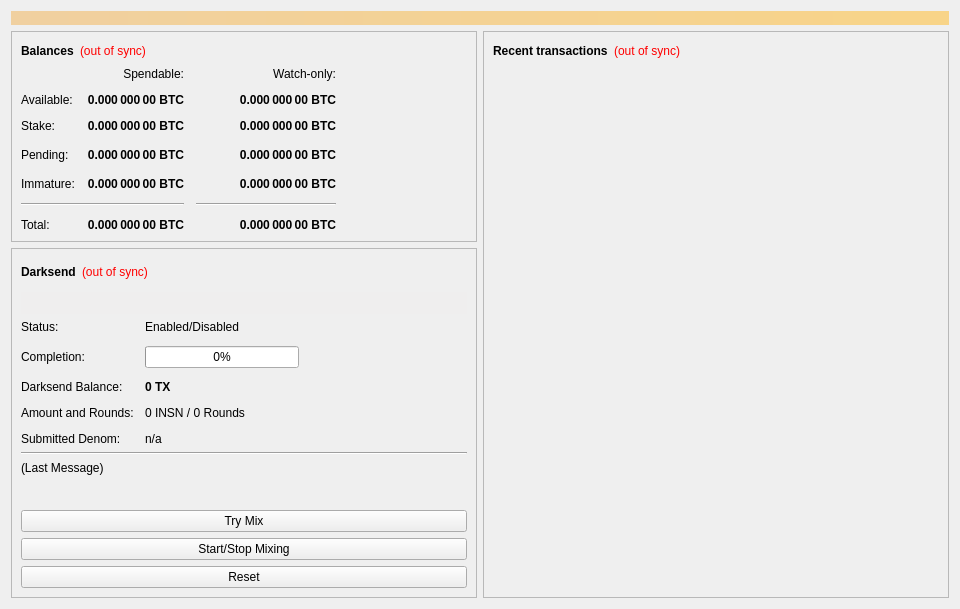
<?xml version="1.0" encoding="UTF-8"?>
<ui version="4.0">
 <class>OverviewPage</class>
 <widget class="QWidget" name="OverviewPage">
  <property name="geometry">
   <rect>
    <x>0</x>
    <y>0</y>
    <width>960</width>
    <height>594</height>
   </rect>
  </property>
  <property name="minimumSize">
   <size>
    <width>960</width>
    <height>0</height>
   </size>
  </property>
  <property name="windowTitle">
   <string>Form</string>
  </property>
  <layout class="QVBoxLayout" name="topLayout">
   <item>
    <widget class="QLabel" name="labelAlerts">
     <property name="visible">
      <bool>false</bool>
     </property>
     <property name="styleSheet">
      <string notr="true">background-color: qlineargradient(x1: 0, y1: 0, x2: 1, y2: 0, stop:0 #F0D0A0, stop:1 #F8D488); color:#000000;</string>
     </property>
     <property name="wordWrap">
      <bool>true</bool>
     </property>
     <property name="margin">
      <number>3</number>
     </property>
    </widget>
   </item>
   <item>
    <layout class="QHBoxLayout" name="horizontalLayout" stretch="1,1">
     <item>
      <layout class="QVBoxLayout" name="verticalLayout_2">
       <item>
        <widget class="QFrame" name="frame">
         <property name="frameShape">
          <enum>QFrame::StyledPanel</enum>
         </property>
         <property name="frameShadow">
          <enum>QFrame::Raised</enum>
         </property>
         <layout class="QVBoxLayout" name="verticalLayout_4">
          <item>
           <layout class="QHBoxLayout" name="horizontalLayout_4">
            <item>
             <widget class="QLabel" name="label_5">
              <property name="font">
               <font>
                <weight>75</weight>
                <bold>true</bold>
               </font>
              </property>
              <property name="text">
               <string>Balances</string>
              </property>
             </widget>
            </item>
            <item>
             <widget class="QLabel" name="labelWalletStatus">
              <property name="cursor">
               <cursorShape>WhatsThisCursor</cursorShape>
              </property>
              <property name="toolTip">
               <string>The displayed information may be out of date. Your wallet automatically synchronizes with the INSaNe network after a connection is established, but this process has not completed yet.</string>
              </property>
              <property name="styleSheet">
               <string notr="true">QLabel { color: red; }</string>
              </property>
              <property name="text">
               <string notr="true">(out of sync)</string>
              </property>
              <property name="alignment">
               <set>Qt::AlignLeading|Qt::AlignLeft|Qt::AlignVCenter</set>
              </property>
             </widget>
            </item>
            <item>
             <spacer name="horizontalSpacer_3">
              <property name="orientation">
               <enum>Qt::Horizontal</enum>
              </property>
              <property name="sizeHint" stdset="0">
               <size>
                <width>40</width>
                <height>20</height>
               </size>
              </property>
             </spacer>
            </item>
           </layout>
          </item>
          <item>
           <layout class="QGridLayout" name="gridLayout">
            <property name="spacing">
             <number>12</number>
            </property>
            <item row="3" column="2">
             <widget class="QLabel" name="labelWatchPending">
              <property name="font">
               <font>
                <weight>75</weight>
                <bold>true</bold>
               </font>
              </property>
              <property name="cursor">
               <cursorShape>IBeamCursor</cursorShape>
              </property>
              <property name="toolTip">
               <string>Unconfirmed transactions to watch-only addresses</string>
              </property>
              <property name="text">
               <string notr="true">0.000 000 00 BTC</string>
              </property>
              <property name="alignment">
               <set>Qt::AlignRight|Qt::AlignTrailing|Qt::AlignVCenter</set>
              </property>
              <property name="textInteractionFlags">
               <set>Qt::LinksAccessibleByMouse|Qt::TextSelectableByKeyboard|Qt::TextSelectableByMouse</set>
              </property>
             </widget>
            </item>
            <item row="3" column="1">
             <widget class="QLabel" name="labelUnconfirmed">
              <property name="font">
               <font>
                <weight>75</weight>
                <bold>true</bold>
               </font>
              </property>
              <property name="cursor">
               <cursorShape>IBeamCursor</cursorShape>
              </property>
              <property name="toolTip">
               <string>Total of transactions that have yet to be confirmed, and do not yet count toward the spendable balance</string>
              </property>
              <property name="text">
               <string notr="true">0.000 000 00 BTC</string>
              </property>
              <property name="alignment">
               <set>Qt::AlignRight|Qt::AlignTrailing|Qt::AlignVCenter</set>
              </property>
              <property name="textInteractionFlags">
               <set>Qt::LinksAccessibleByMouse|Qt::TextSelectableByKeyboard|Qt::TextSelectableByMouse</set>
              </property>
             </widget>
            </item>
            <item row="4" column="2">
             <widget class="QLabel" name="labelWatchImmature">
              <property name="font">
               <font>
                <weight>75</weight>
                <bold>true</bold>
               </font>
              </property>
              <property name="cursor">
               <cursorShape>IBeamCursor</cursorShape>
              </property>
              <property name="toolTip">
               <string>Mined balance in watch-only addresses that has not yet matured</string>
              </property>
              <property name="text">
               <string notr="true">0.000 000 00 BTC</string>
              </property>
              <property name="alignment">
               <set>Qt::AlignRight|Qt::AlignTrailing|Qt::AlignVCenter</set>
              </property>
              <property name="textInteractionFlags">
               <set>Qt::LinksAccessibleByMouse|Qt::TextSelectableByKeyboard|Qt::TextSelectableByMouse</set>
              </property>
             </widget>
            </item>
            <item row="5" column="0" colspan="2">
             <widget class="Line" name="lineSpendableBalance">
              <property name="orientation">
               <enum>Qt::Horizontal</enum>
              </property>
             </widget>
            </item>
            <item row="5" column="2">
             <widget class="Line" name="lineWatchBalance">
              <property name="sizePolicy">
               <sizepolicy hsizetype="Preferred" vsizetype="Fixed">
                <horstretch>0</horstretch>
                <verstretch>0</verstretch>
               </sizepolicy>
              </property>
              <property name="minimumSize">
               <size>
                <width>140</width>
                <height>0</height>
               </size>
              </property>
              <property name="orientation">
               <enum>Qt::Horizontal</enum>
              </property>
             </widget>
            </item>
            <item row="6" column="0">
             <widget class="QLabel" name="labelTotalText">
              <property name="text">
               <string>Total:</string>
              </property>
             </widget>
            </item>
            <item row="4" column="1">
             <widget class="QLabel" name="labelImmature">
              <property name="font">
               <font>
                <weight>75</weight>
                <bold>true</bold>
               </font>
              </property>
              <property name="cursor">
               <cursorShape>IBeamCursor</cursorShape>
              </property>
              <property name="toolTip">
               <string>Mined balance that has not yet matured</string>
              </property>
              <property name="text">
               <string notr="true">0.000 000 00 BTC</string>
              </property>
              <property name="alignment">
               <set>Qt::AlignRight|Qt::AlignTrailing|Qt::AlignVCenter</set>
              </property>
              <property name="textInteractionFlags">
               <set>Qt::LinksAccessibleByMouse|Qt::TextSelectableByKeyboard|Qt::TextSelectableByMouse</set>
              </property>
             </widget>
            </item>
            <item row="3" column="3">
             <spacer name="horizontalSpacer_2">
              <property name="orientation">
               <enum>Qt::Horizontal</enum>
              </property>
              <property name="sizeHint" stdset="0">
               <size>
                <width>40</width>
                <height>20</height>
               </size>
              </property>
             </spacer>
            </item>
            <item row="4" column="0">
             <widget class="QLabel" name="labelImmatureText">
              <property name="text">
               <string>Immature:</string>
              </property>
             </widget>
            </item>
            <item row="6" column="1">
             <widget class="QLabel" name="labelTotal">
              <property name="font">
               <font>
                <weight>75</weight>
                <bold>true</bold>
               </font>
              </property>
              <property name="cursor">
               <cursorShape>IBeamCursor</cursorShape>
              </property>
              <property name="toolTip">
               <string>Your current total balance</string>
              </property>
              <property name="text">
               <string notr="true">0.000 000 00 BTC</string>
              </property>
              <property name="alignment">
               <set>Qt::AlignRight|Qt::AlignTrailing|Qt::AlignVCenter</set>
              </property>
              <property name="textInteractionFlags">
               <set>Qt::LinksAccessibleByMouse|Qt::TextSelectableByKeyboard|Qt::TextSelectableByMouse</set>
              </property>
             </widget>
            </item>
            <item row="6" column="2">
             <widget class="QLabel" name="labelWatchTotal">
              <property name="font">
               <font>
                <weight>75</weight>
                <bold>true</bold>
               </font>
              </property>
              <property name="cursor">
               <cursorShape>IBeamCursor</cursorShape>
              </property>
              <property name="toolTip">
               <string>Current total balance in watch-only addresses</string>
              </property>
              <property name="text">
               <string notr="true">0.000 000 00 BTC</string>
              </property>
              <property name="alignment">
               <set>Qt::AlignRight|Qt::AlignTrailing|Qt::AlignVCenter</set>
              </property>
              <property name="textInteractionFlags">
               <set>Qt::LinksAccessibleByMouse|Qt::TextSelectableByKeyboard|Qt::TextSelectableByMouse</set>
              </property>
             </widget>
            </item>
            <item row="0" column="2">
             <widget class="QLabel" name="labelWatchonly">
              <property name="text">
               <string>Watch-only:</string>
              </property>
              <property name="alignment">
               <set>Qt::AlignRight|Qt::AlignTrailing|Qt::AlignVCenter</set>
              </property>
             </widget>
            </item>
            <item row="1" column="0">
             <widget class="QLabel" name="labelBalanceText">
              <property name="text">
               <string>Available:</string>
              </property>
             </widget>
            </item>
            <item row="1" column="1">
             <widget class="QLabel" name="labelBalance">
              <property name="font">
               <font>
                <weight>75</weight>
                <bold>true</bold>
               </font>
              </property>
              <property name="cursor">
               <cursorShape>IBeamCursor</cursorShape>
              </property>
              <property name="toolTip">
               <string>Your current spendable balance</string>
              </property>
              <property name="text">
               <string notr="true">0.000 000 00 BTC</string>
              </property>
              <property name="alignment">
               <set>Qt::AlignRight|Qt::AlignTrailing|Qt::AlignVCenter</set>
              </property>
              <property name="textInteractionFlags">
               <set>Qt::LinksAccessibleByMouse|Qt::TextSelectableByKeyboard|Qt::TextSelectableByMouse</set>
              </property>
             </widget>
            </item>
            <item row="2" column="0">
             <widget class="QLabel" name="label_10">
              <property name="text">
               <string>Stake:</string>
              </property>
             </widget>
            </item>
            <item row="2" column="1">
             <widget class="QLabel" name="labelStake">
              <property name="font">
               <font>
                <weight>75</weight>
                <bold>true</bold>
               </font>
              </property>
              <property name="cursor">
               <cursorShape>IBeamCursor</cursorShape>
              </property>
              <property name="toolTip">
               <string>Total of coins that was staked, and do not yet count toward the current balance</string>
              </property>
              <property name="text">
               <string notr="true">0.000 000 00 BTC</string>
              </property>
              <property name="alignment">
               <set>Qt::AlignRight|Qt::AlignTrailing|Qt::AlignVCenter</set>
              </property>
              <property name="textInteractionFlags">
               <set>Qt::LinksAccessibleByMouse|Qt::TextSelectableByKeyboard|Qt::TextSelectableByMouse</set>
              </property>
             </widget>
            </item>
            <item row="2" column="2">
             <widget class="QLabel" name="labelWatchStake">
              <property name="font">
               <font>
                <weight>75</weight>
                <bold>true</bold>
               </font>
              </property>
              <property name="cursor">
               <cursorShape>IBeamCursor</cursorShape>
              </property>
              <property name="toolTip">
               <string>Total of coins that was staked in watch-only addresses, and do not yet count toward the current watch-only balance</string>
              </property>
              <property name="text">
               <string notr="true">0.000 000 00 BTC</string>
              </property>
              <property name="alignment">
               <set>Qt::AlignRight|Qt::AlignTrailing|Qt::AlignVCenter</set>
              </property>
              <property name="textInteractionFlags">
               <set>Qt::LinksAccessibleByMouse|Qt::TextSelectableByKeyboard|Qt::TextSelectableByMouse</set>
              </property>
             </widget>
            </item>
            <item row="1" column="2">
             <widget class="QLabel" name="labelWatchAvailable">
              <property name="font">
               <font>
                <weight>75</weight>
                <bold>true</bold>
               </font>
              </property>
              <property name="cursor">
               <cursorShape>IBeamCursor</cursorShape>
              </property>
              <property name="toolTip">
               <string>Your current balance in watch-only addresses</string>
              </property>
              <property name="text">
               <string notr="true">0.000 000 00 BTC</string>
              </property>
              <property name="alignment">
               <set>Qt::AlignRight|Qt::AlignTrailing|Qt::AlignVCenter</set>
              </property>
              <property name="textInteractionFlags">
               <set>Qt::LinksAccessibleByMouse|Qt::TextSelectableByKeyboard|Qt::TextSelectableByMouse</set>
              </property>
             </widget>
            </item>
            <item row="3" column="0">
             <widget class="QLabel" name="labelPendingText">
              <property name="text">
               <string>Pending:</string>
              </property>
             </widget>
            </item>
            <item row="0" column="1">
             <widget class="QLabel" name="labelSpendable">
              <property name="text">
               <string>Spendable:</string>
              </property>
              <property name="alignment">
               <set>Qt::AlignRight|Qt::AlignTrailing|Qt::AlignVCenter</set>
              </property>
             </widget>
            </item>
           </layout>
          </item>
         </layout>
        </widget>
       </item>
       <item>
        <widget class="QFrame" name="frameDarksend">
         <property name="sizePolicy">
          <sizepolicy hsizetype="Expanding" vsizetype="Expanding">
           <horstretch>0</horstretch>
           <verstretch>0</verstretch>
          </sizepolicy>
         </property>
         <property name="minimumSize">
          <size>
           <width>0</width>
           <height>350</height>
          </size>
         </property>
         <property name="layoutDirection">
          <enum>Qt::LeftToRight</enum>
         </property>
         <property name="frameShape">
          <enum>QFrame::StyledPanel</enum>
         </property>
         <property name="frameShadow">
          <enum>QFrame::Raised</enum>
         </property>
         <layout class="QVBoxLayout" name="verticalLayout_5">
          <item>
           <layout class="QHBoxLayout" name="horizontalLayout_5">
            <item>
             <widget class="QLabel" name="label_2">
              <property name="font">
               <font>
                <weight>75</weight>
                <bold>true</bold>
               </font>
              </property>
              <property name="text">
               <string>Darksend</string>
              </property>
             </widget>
            </item>
            <item>
             <widget class="QLabel" name="labelDarksendSyncStatus">
              <property name="toolTip">
               <string>The displayed information may be out of date. Your wallet automatically synchronizes with the INSaNe network after a connection is established, but this process has not completed yet.</string>
              </property>
              <property name="styleSheet">
               <string notr="true">QLabel { color: red; }</string>
              </property>
              <property name="text">
               <string notr="true">(out of sync)</string>
              </property>
              <property name="alignment">
               <set>Qt::AlignLeading|Qt::AlignLeft|Qt::AlignVCenter</set>
              </property>
             </widget>
            </item>
            <item>
             <spacer name="horizontalSpacer_4">
              <property name="orientation">
               <enum>Qt::Horizontal</enum>
              </property>
              <property name="sizeHint" stdset="0">
               <size>
                <width>40</width>
                <height>20</height>
               </size>
              </property>
             </spacer>
            </item>
           </layout>
          </item>
          <item>
           <widget class="QPushButton" name="runAutoDenom">
            <property name="palette">
             <palette>
              <active>
               <colorrole role="WindowText">
                <brush brushstyle="SolidPattern">
                 <color alpha="255">
                  <red>0</red>
                  <green>0</green>
                  <blue>0</blue>
                 </color>
                </brush>
               </colorrole>
               <colorrole role="Button">
                <brush brushstyle="SolidPattern">
                 <color alpha="255">
                  <red>239</red>
                  <green>238</green>
                  <blue>238</blue>
                 </color>
                </brush>
               </colorrole>
               <colorrole role="Light">
                <brush brushstyle="SolidPattern">
                 <color alpha="255">
                  <red>255</red>
                  <green>255</green>
                  <blue>255</blue>
                 </color>
                </brush>
               </colorrole>
               <colorrole role="Midlight">
                <brush brushstyle="SolidPattern">
                 <color alpha="255">
                  <red>247</red>
                  <green>246</green>
                  <blue>246</blue>
                 </color>
                </brush>
               </colorrole>
               <colorrole role="Dark">
                <brush brushstyle="SolidPattern">
                 <color alpha="255">
                  <red>119</red>
                  <green>119</green>
                  <blue>119</blue>
                 </color>
                </brush>
               </colorrole>
               <colorrole role="Mid">
                <brush brushstyle="SolidPattern">
                 <color alpha="255">
                  <red>159</red>
                  <green>159</green>
                  <blue>159</blue>
                 </color>
                </brush>
               </colorrole>
               <colorrole role="Text">
                <brush brushstyle="SolidPattern">
                 <color alpha="255">
                  <red>0</red>
                  <green>0</green>
                  <blue>0</blue>
                 </color>
                </brush>
               </colorrole>
               <colorrole role="BrightText">
                <brush brushstyle="SolidPattern">
                 <color alpha="255">
                  <red>255</red>
                  <green>255</green>
                  <blue>255</blue>
                 </color>
                </brush>
               </colorrole>
               <colorrole role="ButtonText">
                <brush brushstyle="SolidPattern">
                 <color alpha="255">
                  <red>0</red>
                  <green>0</green>
                  <blue>0</blue>
                 </color>
                </brush>
               </colorrole>
               <colorrole role="Base">
                <brush brushstyle="SolidPattern">
                 <color alpha="255">
                  <red>255</red>
                  <green>255</green>
                  <blue>255</blue>
                 </color>
                </brush>
               </colorrole>
               <colorrole role="Window">
                <brush brushstyle="SolidPattern">
                 <color alpha="255">
                  <red>239</red>
                  <green>238</green>
                  <blue>238</blue>
                 </color>
                </brush>
               </colorrole>
               <colorrole role="Shadow">
                <brush brushstyle="SolidPattern">
                 <color alpha="255">
                  <red>0</red>
                  <green>0</green>
                  <blue>0</blue>
                 </color>
                </brush>
               </colorrole>
               <colorrole role="AlternateBase">
                <brush brushstyle="SolidPattern">
                 <color alpha="255">
                  <red>247</red>
                  <green>246</green>
                  <blue>246</blue>
                 </color>
                </brush>
               </colorrole>
               <colorrole role="ToolTipBase">
                <brush brushstyle="SolidPattern">
                 <color alpha="255">
                  <red>255</red>
                  <green>255</green>
                  <blue>220</blue>
                 </color>
                </brush>
               </colorrole>
               <colorrole role="ToolTipText">
                <brush brushstyle="SolidPattern">
                 <color alpha="255">
                  <red>0</red>
                  <green>0</green>
                  <blue>0</blue>
                 </color>
                </brush>
               </colorrole>
              </active>
              <inactive>
               <colorrole role="WindowText">
                <brush brushstyle="SolidPattern">
                 <color alpha="255">
                  <red>0</red>
                  <green>0</green>
                  <blue>0</blue>
                 </color>
                </brush>
               </colorrole>
               <colorrole role="Button">
                <brush brushstyle="SolidPattern">
                 <color alpha="255">
                  <red>239</red>
                  <green>238</green>
                  <blue>238</blue>
                 </color>
                </brush>
               </colorrole>
               <colorrole role="Light">
                <brush brushstyle="SolidPattern">
                 <color alpha="255">
                  <red>255</red>
                  <green>255</green>
                  <blue>255</blue>
                 </color>
                </brush>
               </colorrole>
               <colorrole role="Midlight">
                <brush brushstyle="SolidPattern">
                 <color alpha="255">
                  <red>247</red>
                  <green>246</green>
                  <blue>246</blue>
                 </color>
                </brush>
               </colorrole>
               <colorrole role="Dark">
                <brush brushstyle="SolidPattern">
                 <color alpha="255">
                  <red>119</red>
                  <green>119</green>
                  <blue>119</blue>
                 </color>
                </brush>
               </colorrole>
               <colorrole role="Mid">
                <brush brushstyle="SolidPattern">
                 <color alpha="255">
                  <red>159</red>
                  <green>159</green>
                  <blue>159</blue>
                 </color>
                </brush>
               </colorrole>
               <colorrole role="Text">
                <brush brushstyle="SolidPattern">
                 <color alpha="255">
                  <red>0</red>
                  <green>0</green>
                  <blue>0</blue>
                 </color>
                </brush>
               </colorrole>
               <colorrole role="BrightText">
                <brush brushstyle="SolidPattern">
                 <color alpha="255">
                  <red>255</red>
                  <green>255</green>
                  <blue>255</blue>
                 </color>
                </brush>
               </colorrole>
               <colorrole role="ButtonText">
                <brush brushstyle="SolidPattern">
                 <color alpha="255">
                  <red>0</red>
                  <green>0</green>
                  <blue>0</blue>
                 </color>
                </brush>
               </colorrole>
               <colorrole role="Base">
                <brush brushstyle="SolidPattern">
                 <color alpha="255">
                  <red>255</red>
                  <green>255</green>
                  <blue>255</blue>
                 </color>
                </brush>
               </colorrole>
               <colorrole role="Window">
                <brush brushstyle="SolidPattern">
                 <color alpha="255">
                  <red>239</red>
                  <green>238</green>
                  <blue>238</blue>
                 </color>
                </brush>
               </colorrole>
               <colorrole role="Shadow">
                <brush brushstyle="SolidPattern">
                 <color alpha="255">
                  <red>0</red>
                  <green>0</green>
                  <blue>0</blue>
                 </color>
                </brush>
               </colorrole>
               <colorrole role="AlternateBase">
                <brush brushstyle="SolidPattern">
                 <color alpha="255">
                  <red>247</red>
                  <green>246</green>
                  <blue>246</blue>
                 </color>
                </brush>
               </colorrole>
               <colorrole role="ToolTipBase">
                <brush brushstyle="SolidPattern">
                 <color alpha="255">
                  <red>255</red>
                  <green>255</green>
                  <blue>220</blue>
                 </color>
                </brush>
               </colorrole>
               <colorrole role="ToolTipText">
                <brush brushstyle="SolidPattern">
                 <color alpha="255">
                  <red>0</red>
                  <green>0</green>
                  <blue>0</blue>
                 </color>
                </brush>
               </colorrole>
              </inactive>
              <disabled>
               <colorrole role="WindowText">
                <brush brushstyle="SolidPattern">
                 <color alpha="255">
                  <red>119</red>
                  <green>119</green>
                  <blue>119</blue>
                 </color>
                </brush>
               </colorrole>
               <colorrole role="Button">
                <brush brushstyle="SolidPattern">
                 <color alpha="255">
                  <red>239</red>
                  <green>238</green>
                  <blue>238</blue>
                 </color>
                </brush>
               </colorrole>
               <colorrole role="Light">
                <brush brushstyle="SolidPattern">
                 <color alpha="255">
                  <red>255</red>
                  <green>255</green>
                  <blue>255</blue>
                 </color>
                </brush>
               </colorrole>
               <colorrole role="Midlight">
                <brush brushstyle="SolidPattern">
                 <color alpha="255">
                  <red>247</red>
                  <green>246</green>
                  <blue>246</blue>
                 </color>
                </brush>
               </colorrole>
               <colorrole role="Dark">
                <brush brushstyle="SolidPattern">
                 <color alpha="255">
                  <red>119</red>
                  <green>119</green>
                  <blue>119</blue>
                 </color>
                </brush>
               </colorrole>
               <colorrole role="Mid">
                <brush brushstyle="SolidPattern">
                 <color alpha="255">
                  <red>159</red>
                  <green>159</green>
                  <blue>159</blue>
                 </color>
                </brush>
               </colorrole>
               <colorrole role="Text">
                <brush brushstyle="SolidPattern">
                 <color alpha="255">
                  <red>119</red>
                  <green>119</green>
                  <blue>119</blue>
                 </color>
                </brush>
               </colorrole>
               <colorrole role="BrightText">
                <brush brushstyle="SolidPattern">
                 <color alpha="255">
                  <red>255</red>
                  <green>255</green>
                  <blue>255</blue>
                 </color>
                </brush>
               </colorrole>
               <colorrole role="ButtonText">
                <brush brushstyle="SolidPattern">
                 <color alpha="255">
                  <red>119</red>
                  <green>119</green>
                  <blue>119</blue>
                 </color>
                </brush>
               </colorrole>
               <colorrole role="Base">
                <brush brushstyle="SolidPattern">
                 <color alpha="255">
                  <red>239</red>
                  <green>238</green>
                  <blue>238</blue>
                 </color>
                </brush>
               </colorrole>
               <colorrole role="Window">
                <brush brushstyle="SolidPattern">
                 <color alpha="255">
                  <red>239</red>
                  <green>238</green>
                  <blue>238</blue>
                 </color>
                </brush>
               </colorrole>
               <colorrole role="Shadow">
                <brush brushstyle="SolidPattern">
                 <color alpha="255">
                  <red>0</red>
                  <green>0</green>
                  <blue>0</blue>
                 </color>
                </brush>
               </colorrole>
               <colorrole role="AlternateBase">
                <brush brushstyle="SolidPattern">
                 <color alpha="255">
                  <red>239</red>
                  <green>238</green>
                  <blue>238</blue>
                 </color>
                </brush>
               </colorrole>
               <colorrole role="ToolTipBase">
                <brush brushstyle="SolidPattern">
                 <color alpha="255">
                  <red>255</red>
                  <green>255</green>
                  <blue>220</blue>
                 </color>
                </brush>
               </colorrole>
               <colorrole role="ToolTipText">
                <brush brushstyle="SolidPattern">
                 <color alpha="255">
                  <red>0</red>
                  <green>0</green>
                  <blue>0</blue>
                 </color>
                </brush>
               </colorrole>
              </disabled>
             </palette>
            </property>
            <property name="focusPolicy">
             <enum>Qt::NoFocus</enum>
            </property>
            <property name="autoFillBackground">
             <bool>true</bool>
            </property>
            <property name="text">
             <string/>
            </property>
            <property name="flat">
             <bool>true</bool>
            </property>
           </widget>
          </item>
          <item>
           <layout class="QFormLayout" name="formLayout">
            <property name="fieldGrowthPolicy">
             <enum>QFormLayout::AllNonFixedFieldsGrow</enum>
            </property>
            <property name="horizontalSpacing">
             <number>11</number>
            </property>
            <property name="verticalSpacing">
             <number>12</number>
            </property>
            <item row="0" column="0">
             <widget class="QLabel" name="label_6">
              <property name="text">
               <string>Status:</string>
              </property>
             </widget>
            </item>
            <item row="1" column="0">
             <widget class="QLabel" name="label_7">
              <property name="text">
               <string>Completion:</string>
              </property>
             </widget>
            </item>
            <item row="1" column="1">
             <widget class="QProgressBar" name="darksendProgress">
              <property name="maximumSize">
               <size>
                <width>154</width>
                <height>16777215</height>
               </size>
              </property>
              <property name="value">
               <number>0</number>
              </property>
             </widget>
            </item>
            <item row="3" column="0">
             <widget class="QLabel" name="labelAnonymizedText">
              <property name="text">
               <string>Darksend Balance:</string>
              </property>
             </widget>
            </item>
            <item row="3" column="1">
             <widget class="QLabel" name="labelAnonymized">
              <property name="font">
               <font>
                <weight>75</weight>
                <bold>true</bold>
               </font>
              </property>
              <property name="text">
               <string notr="true">0 TX</string>
              </property>
             </widget>
            </item>
            <item row="4" column="0">
             <widget class="QLabel" name="label_8">
              <property name="text">
               <string>Amount and Rounds:</string>
              </property>
             </widget>
            </item>
            <item row="4" column="1">
             <widget class="QLabel" name="labelAmountRounds">
              <property name="text">
               <string>0 INSN / 0 Rounds</string>
              </property>
             </widget>
            </item>
            <item row="5" column="0">
             <widget class="QLabel" name="label_9">
              <property name="text">
               <string>Submitted Denom:</string>
              </property>
             </widget>
            </item>
            <item row="5" column="1">
             <widget class="QLabel" name="labelSubmittedDenom">
              <property name="toolTip">
               <string>The denominations you submitted to the Masternode.&lt;br&gt;To mix, other users must submit the exact same denominations.</string>
              </property>
              <property name="text">
               <string>n/a</string>
              </property>
             </widget>
            </item>
            <item row="0" column="1">
             <widget class="QLabel" name="darksendEnabled">
              <property name="text">
               <string>Enabled/Disabled</string>
              </property>
             </widget>
            </item>
           </layout>
          </item>
          <item>
           <widget class="Line" name="lineLastMessage">
            <property name="orientation">
             <enum>Qt::Horizontal</enum>
            </property>
           </widget>
          </item>
          <item>
           <widget class="QLabel" name="darksendStatus">
            <property name="minimumSize">
             <size>
              <width>288</width>
              <height>43</height>
             </size>
            </property>
            <property name="text">
             <string>(Last Message)</string>
            </property>
            <property name="alignment">
             <set>Qt::AlignLeading|Qt::AlignLeft|Qt::AlignTop</set>
            </property>
            <property name="wordWrap">
             <bool>true</bool>
            </property>
           </widget>
          </item>
          <item>
           <widget class="QPushButton" name="darksendAuto">
            <property name="sizePolicy">
             <sizepolicy hsizetype="MinimumExpanding" vsizetype="Fixed">
              <horstretch>0</horstretch>
              <verstretch>0</verstretch>
             </sizepolicy>
            </property>
            <property name="toolTip">
             <string>Try to manually submit a Darksend request.</string>
            </property>
            <property name="text">
             <string>Try Mix</string>
            </property>
           </widget>
          </item>
          <item>
           <widget class="QPushButton" name="toggleDarksend">
            <property name="sizePolicy">
             <sizepolicy hsizetype="MinimumExpanding" vsizetype="Fixed">
              <horstretch>0</horstretch>
              <verstretch>0</verstretch>
             </sizepolicy>
            </property>
            <property name="text">
             <string>Start/Stop Mixing</string>
            </property>
           </widget>
          </item>
          <item>
           <widget class="QPushButton" name="darksendReset">
            <property name="sizePolicy">
             <sizepolicy hsizetype="MinimumExpanding" vsizetype="Fixed">
              <horstretch>0</horstretch>
              <verstretch>0</verstretch>
             </sizepolicy>
            </property>
            <property name="toolTip">
             <string>Reset the current status of Darksend (can interrupt Darksend if it's in the process of Mixing, which can cost you money!)</string>
            </property>
            <property name="autoFillBackground">
             <bool>false</bool>
            </property>
            <property name="text">
             <string>Reset</string>
            </property>
           </widget>
          </item>
         </layout>
        </widget>
       </item>
       <item>
        <spacer name="verticalSpacer">
         <property name="orientation">
          <enum>Qt::Vertical</enum>
         </property>
         <property name="sizeHint" stdset="0">
          <size>
           <width>20</width>
           <height>40</height>
          </size>
         </property>
        </spacer>
       </item>
      </layout>
     </item>
     <item>
      <layout class="QVBoxLayout" name="verticalLayout_3">
       <item>
        <widget class="QFrame" name="frame_2">
         <property name="frameShape">
          <enum>QFrame::StyledPanel</enum>
         </property>
         <property name="frameShadow">
          <enum>QFrame::Raised</enum>
         </property>
         <layout class="QVBoxLayout" name="verticalLayout">
          <item>
           <layout class="QHBoxLayout" name="horizontalLayout_2">
            <item>
             <widget class="QLabel" name="label_4">
              <property name="font">
               <font>
                <weight>75</weight>
                <bold>true</bold>
               </font>
              </property>
              <property name="text">
               <string>Recent transactions</string>
              </property>
             </widget>
            </item>
            <item>
             <widget class="QLabel" name="labelTransactionsStatus">
              <property name="cursor">
               <cursorShape>WhatsThisCursor</cursorShape>
              </property>
              <property name="toolTip">
               <string>The displayed information may be out of date. Your wallet automatically synchronizes with the INSaNe network after a connection is established, but this process has not completed yet.</string>
              </property>
              <property name="styleSheet">
               <string notr="true">QLabel { color: red; }</string>
              </property>
              <property name="text">
               <string notr="true">(out of sync)</string>
              </property>
              <property name="alignment">
               <set>Qt::AlignRight|Qt::AlignTrailing|Qt::AlignVCenter</set>
              </property>
             </widget>
            </item>
            <item>
             <spacer name="horizontalSpacer">
              <property name="orientation">
               <enum>Qt::Horizontal</enum>
              </property>
              <property name="sizeHint" stdset="0">
               <size>
                <width>40</width>
                <height>20</height>
               </size>
              </property>
             </spacer>
            </item>
           </layout>
          </item>
          <item>
           <widget class="QListView" name="listTransactions">
            <property name="styleSheet">
             <string notr="true">QListView { background: transparent; }</string>
            </property>
            <property name="frameShape">
             <enum>QFrame::NoFrame</enum>
            </property>
            <property name="verticalScrollBarPolicy">
             <enum>Qt::ScrollBarAlwaysOff</enum>
            </property>
            <property name="horizontalScrollBarPolicy">
             <enum>Qt::ScrollBarAlwaysOff</enum>
            </property>
            <property name="selectionMode">
             <enum>QAbstractItemView::NoSelection</enum>
            </property>
           </widget>
          </item>
         </layout>
        </widget>
       </item>
      </layout>
     </item>
    </layout>
   </item>
  </layout>
 </widget>
 <resources/>
 <connections/>
</ui>
